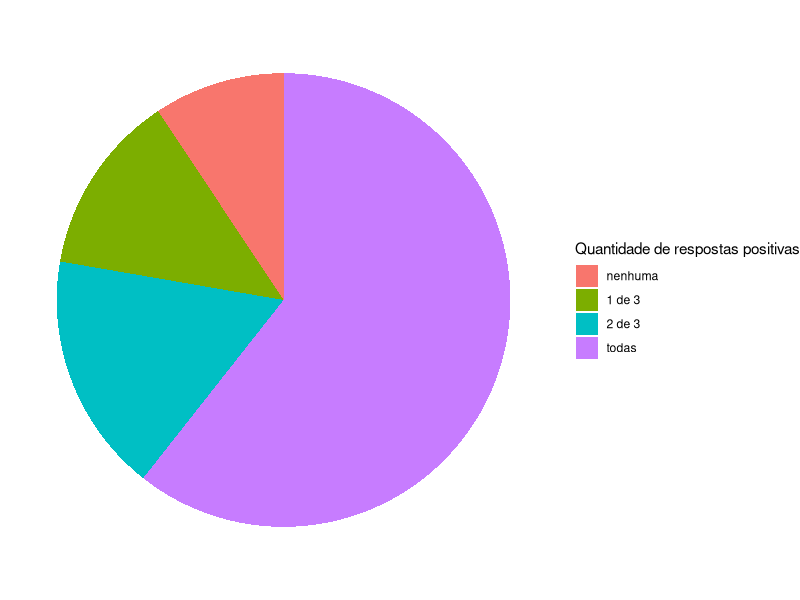

Write R code to recreate this figure.
library(tidyverse)
library(tidyr)
library(readxl)

df <- read_xlsx('ict_in_government.xlsx')

respostas <- c(
    'nenhuma',
    '1 de 3',
    '2 de 3',
    'todas'
)

df_2024 <- df %>% 
    filter(Year == 2024) %>%
    mutate(Soma_Respostas_Positivas = Indicator_1 + Indicator_2 + Indicator_3) %>%
    mutate(Total_Respostas = length(Soma_Respostas_Positivas))

df_2024_0 = df_2024 %>%
    filter(Soma_Respostas_Positivas == 0) %>%
    mutate(Quantidade_0_Respostas = length(Soma_Respostas_Positivas)) %>%
    mutate(Porcentagem_0_Respostas = Quantidade_0_Respostas / Total_Respostas) %>%
    select(Porcentagem_0_Respostas)

df_2024_1 = df_2024 %>%
    filter(Soma_Respostas_Positivas == 1) %>%
    mutate(Quantidade_1_Respostas = length(Soma_Respostas_Positivas)) %>%
    mutate(Porcentagem_1_Respostas = Quantidade_1_Respostas / Total_Respostas) %>%
    select(Porcentagem_1_Respostas)

df_2024_2 = df_2024 %>%
    filter(Soma_Respostas_Positivas == 2) %>%
    mutate(Quantidade_2_Respostas = length(Soma_Respostas_Positivas)) %>%
    mutate(Porcentagem_2_Respostas = Quantidade_2_Respostas / Total_Respostas) %>%
    select(Porcentagem_2_Respostas)

df_2024_3 = df_2024 %>%
    filter(Soma_Respostas_Positivas == 3) %>%
    mutate(Quantidade_3_Respostas = length(Soma_Respostas_Positivas)) %>%
    mutate(Porcentagem_3_Respostas = Quantidade_3_Respostas / Total_Respostas) %>%
    select(Porcentagem_3_Respostas)

df_wide <- data.frame(
    R0 = unique(df_2024_0$Porcentagem_0_Respostas),
    R1 = unique(df_2024_1$Porcentagem_1_Respostas),
    R2 = unique(df_2024_2$Porcentagem_2_Respostas),
    R3 = unique(df_2024_3$Porcentagem_3_Respostas) 
) %>% 
pivot_longer(
    cols = everything(),
    names_to = "Quantidade_Respostas_Positivas",
    values_to = "Porcentagem"
) %>% 
ggplot(aes(x = "", y = Porcentagem, fill = Quantidade_Respostas_Positivas)) +
      geom_bar(stat = "identity", width=1) +
      coord_polar("y", start=0) +
      theme_void() +
      scale_fill_discrete(
          name = 'Quantidade de respostas positivas',
          labels = c('nenhuma', '1 de 3', '2 de 3', 'todas')
      )

df_wide